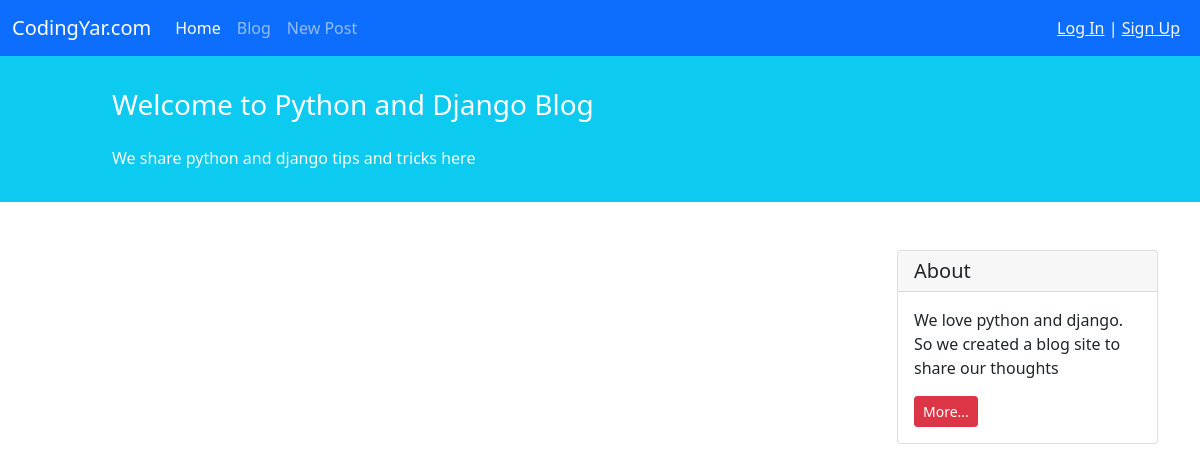
/blog/, run on an earlier commit of the app's database.
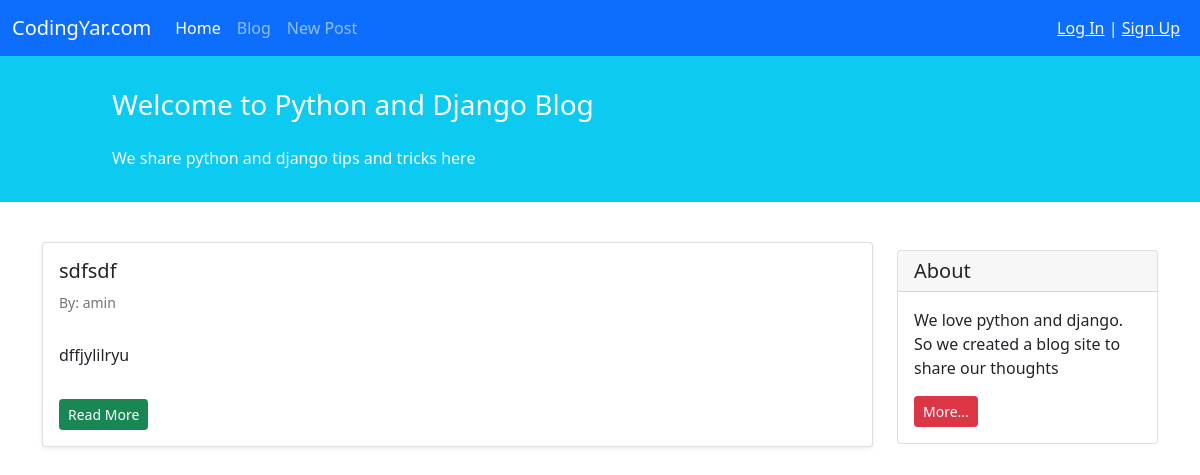
And on a later commit of the database.
### blog/models.py (models this page shows, shortened)
class BlogPost(models.Model):
    STATUS_CHOICES = (
        ('p', 'Published'),
        ('d', 'Draft'),
    )
    title = models.CharField(max_length=100)
    short_description = models.TextField(_('short description'))
    text = RichTextField()
    author = models.ForeignKey(get_user_model(), on_delete=models.CASCADE)
    datetime_created = models.DateTimeField(auto_now_add=True)
    datetime_modified = models.DateTimeField(auto_now=True)
    status = models.CharField(choices=STATUS_CHOICES, max_length=1)

### accounts/models.py (models this page shows, shortened)
class CustomUser(AbstractUser):
    profile_picture = models.ImageField(upload_to='profile_pics/', blank=True)
    bio = models.TextField(verbose_name=_('Biography'), blank=True)

### blog/views.py (the view)
# urls.py: path('', views.PostListView.as_view(), name='blog_list'),
class PostListView(generic.ListView):
    template_name = 'blog/posts_list.html'
    context_object_name = 'posts_list'
    def get_queryset(self):
        return BlogPost.objects.filter(status='p').order_by('-datetime_modified')

### blog/templates/blog/posts_list.html (shortened to what this page needs)
{% extends '_base.html' %}
{% block content %}
    <div class="container mt-4">
        <div class="row">
            <div class="col-9">
                {% for post in posts_list %}
                    <div class="card shadow-sm my-3">
                        <div class="card-body">
                            <h5 class="card-title">{{ post.title }}</h5>
                            <h6 class="card-subtitle mb-2 text-muted small py-2">By: {{ post.author }}</h6>
                            <p class="card-text py-3">
                                {{ post.text }}
                            </p>
                            <a href="{% url 'blog_detail' post.id %}" class="btn btn-sm btn-success">Read More</a>
                        </div>
                    </div>
                {% endfor %}
            </div>
            <div class="col-3">
                <div class="card my-4">
                    <h5 class="card-header">About</h5>
                    <div class="card-body">
                        <p class="card-text">We love python and django. So we created a blog site to share our
                            thoughts</p>
                        <a href="#"
                           class="btn btn-sm btn-danger">
                            More...
                        </a>
                    </div>
                </div>
            </div>
        </div>
    </div>
{% endblock content %}

### templates/_base.html (shortened to what this page needs)
<!doctype html>
<html lang="en">
{% load static %}
<head>
    <link href="https://cdn.jsdelivr.net/npm/bootstrap@5.1.3/dist/css/bootstrap.min.css" rel="stylesheet"
>
    <link rel="stylesheet" href="{% static 'css/style.css' %}">
</head>
<body>
<nav class="navbar navbar-expand-lg navbar-dark bg-primary">
    <div class="container-fluid">
        <a class="navbar-brand" href="#">CodingYar.com</a>
        <div class="collapse navbar-collapse" id="navbarNavAltMarkup">
            <div class="navbar-nav">
                <a class="nav-link active" aria-current="page" href="{% url 'blog_list' %}">Home</a>
                <a class="nav-link" href="{% url 'blog_list' %}">Blog</a>
                <a class="nav-link" href="{% url 'blog_create' %}">New Post</a>
            </div>
        </div>
        <div class="mx-2 text-white">
            {% if user.is_authenticated %}
                Welcome {{ user.username }} | <a class="text-light" href="{% url 'account_logout' %}">Log out</a>
            {% else %}
                <a class="text-light" href="{% url 'account_login' %}">Log In</a> |
                <a class="text-light" href="{% url 'account_signup' %}">Sign Up</a>
            {% endif %}
        </div>
    </div>
</nav>
<div class="container-fluid bg-info">
    <div class="row py-3">
        <div class="col-md-8 col-md-10 mx-auto">
            <h3 class="my-4 mt-3 text-white">Welcome to Python and Django Blog</h3>
            <p class="text-light">We share python and django tips and tricks here</p>
        </div>
    </div>
</div>
{% block content %}
{% endblock %}
</body>
</html>

What changed in the data, as far as the page shows it:
added BlogPost: title "sdfsdf", author "amin", text "dffjylilryu"
